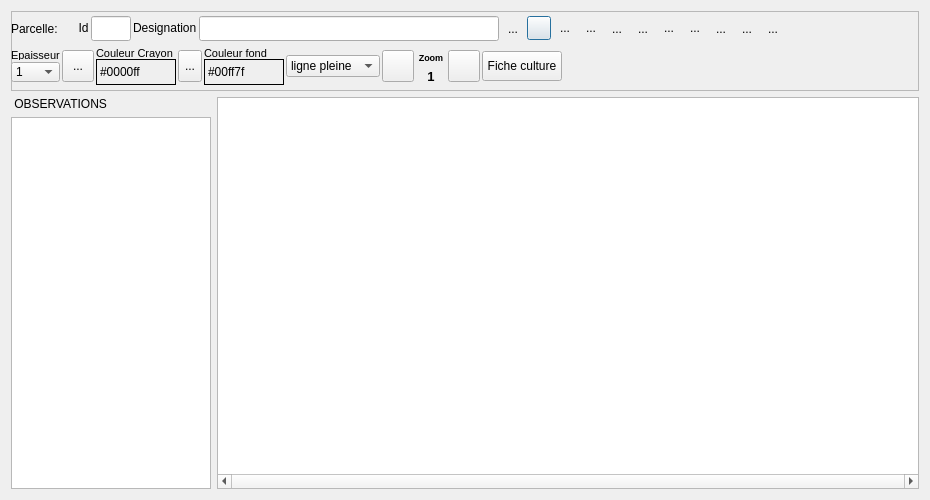
<?xml version="1.0" encoding="UTF-8"?>
<ui version="4.0">
 <class>detail_parcelle</class>
 <widget class="QDialog" name="detail_parcelle">
  <property name="geometry">
   <rect>
    <x>0</x>
    <y>0</y>
    <width>930</width>
    <height>500</height>
   </rect>
  </property>
  <property name="minimumSize">
   <size>
    <width>930</width>
    <height>500</height>
   </size>
  </property>
  <property name="windowTitle">
   <string>Détail d'une parcelle</string>
  </property>
  <layout class="QHBoxLayout" name="horizontalLayout_3">
   <item>
    <layout class="QVBoxLayout" name="verticalLayout_4">
     <item>
      <widget class="QFrame" name="frame">
       <property name="minimumSize">
        <size>
         <width>0</width>
         <height>80</height>
        </size>
       </property>
       <property name="frameShape">
        <enum>QFrame::StyledPanel</enum>
       </property>
       <property name="frameShadow">
        <enum>QFrame::Raised</enum>
       </property>
       <widget class="QWidget" name="layoutWidget">
        <property name="geometry">
         <rect>
          <x>0</x>
          <y>0</y>
          <width>1726</width>
          <height>80</height>
         </rect>
        </property>
        <layout class="QVBoxLayout" name="verticalLayout_2">
         <property name="spacing">
          <number>2</number>
         </property>
         <item>
          <layout class="QHBoxLayout" name="horizontalLayout_2">
           <item>
            <widget class="QLabel" name="label">
             <property name="text">
              <string>Parcelle: </string>
             </property>
            </widget>
           </item>
           <item>
            <widget class="QLabel" name="label_parcelle">
             <property name="text">
              <string/>
             </property>
            </widget>
           </item>
           <item>
            <widget class="QLabel" name="label_32">
             <property name="maximumSize">
              <size>
               <width>30</width>
               <height>24</height>
              </size>
             </property>
             <property name="text">
              <string>  Id</string>
             </property>
            </widget>
           </item>
           <item>
            <widget class="QLineEdit" name="lineEdit_Id_Item">
             <property name="minimumSize">
              <size>
               <width>40</width>
               <height>25</height>
              </size>
             </property>
             <property name="maximumSize">
              <size>
               <width>40</width>
               <height>25</height>
              </size>
             </property>
             <property name="readOnly">
              <bool>true</bool>
             </property>
            </widget>
           </item>
           <item>
            <widget class="QLabel" name="label_33">
             <property name="maximumSize">
              <size>
               <width>100</width>
               <height>24</height>
              </size>
             </property>
             <property name="text">
              <string>Designation</string>
             </property>
            </widget>
           </item>
           <item>
            <widget class="QLineEdit" name="lineEdit_Nom_item">
             <property name="minimumSize">
              <size>
               <width>200</width>
               <height>25</height>
              </size>
             </property>
             <property name="maximumSize">
              <size>
               <width>300</width>
               <height>25</height>
              </size>
             </property>
             <property name="toolTip">
              <string>Désignation de la parcelle sélectionnée</string>
             </property>
            </widget>
           </item>
           <item>
            <widget class="QToolButton" name="toolButton">
             <property name="toolTip">
              <string>Valider la désignation et les commentaires</string>
             </property>
             <property name="text">
              <string>...</string>
             </property>
             <property name="icon">
              <iconset resource="../openjardin.qrc">
               <normaloff>:/images/Valider.png</normaloff>:/images/Valider.png</iconset>
             </property>
             <property name="iconSize">
              <size>
               <width>24</width>
               <height>24</height>
              </size>
             </property>
             <property name="autoRaise">
              <bool>true</bool>
             </property>
            </widget>
           </item>
           <item>
            <widget class="QPushButton" name="pushButton_ouvrir">
             <property name="maximumSize">
              <size>
               <width>24</width>
               <height>24</height>
              </size>
             </property>
             <property name="toolTip">
              <string>Ouvre un plan existant</string>
             </property>
             <property name="text">
              <string/>
             </property>
             <property name="icon">
              <iconset resource="../openjardin.qrc">
               <normaloff>:/images/open_48.png</normaloff>:/images/open_48.png</iconset>
             </property>
             <property name="iconSize">
              <size>
               <width>24</width>
               <height>24</height>
              </size>
             </property>
            </widget>
           </item>
           <item>
            <widget class="QToolButton" name="toolButton_Sauver">
             <property name="minimumSize">
              <size>
               <width>24</width>
               <height>24</height>
              </size>
             </property>
             <property name="maximumSize">
              <size>
               <width>24</width>
               <height>24</height>
              </size>
             </property>
             <property name="toolTip">
              <string>Enregistre le plan pour cette parcelle</string>
             </property>
             <property name="text">
              <string>...</string>
             </property>
             <property name="icon">
              <iconset resource="../openjardin.qrc">
               <normaloff>:/images/save_48.png</normaloff>:/images/save_48.png</iconset>
             </property>
             <property name="iconSize">
              <size>
               <width>24</width>
               <height>24</height>
              </size>
             </property>
             <property name="autoRaise">
              <bool>true</bool>
             </property>
            </widget>
           </item>
           <item>
            <widget class="QToolButton" name="toolButton_save_as">
             <property name="minimumSize">
              <size>
               <width>24</width>
               <height>24</height>
              </size>
             </property>
             <property name="maximumSize">
              <size>
               <width>24</width>
               <height>24</height>
              </size>
             </property>
             <property name="toolTip">
              <string>Enregistrer le plan sous..</string>
             </property>
             <property name="text">
              <string>...</string>
             </property>
             <property name="icon">
              <iconset resource="../openjardin.qrc">
               <normaloff>:/images/save_as_48.png</normaloff>:/images/save_as_48.png</iconset>
             </property>
             <property name="iconSize">
              <size>
               <width>24</width>
               <height>24</height>
              </size>
             </property>
             <property name="autoRaise">
              <bool>true</bool>
             </property>
            </widget>
           </item>
           <item>
            <widget class="QToolButton" name="toolButtonUtilisation">
             <property name="toolTip">
              <string>Mode utilisation</string>
             </property>
             <property name="text">
              <string>...</string>
             </property>
             <property name="icon">
              <iconset resource="../openjardin.qrc">
               <normaloff>:/images/icones/utilisation.png</normaloff>:/images/icones/utilisation.png</iconset>
             </property>
             <property name="iconSize">
              <size>
               <width>24</width>
               <height>24</height>
              </size>
             </property>
             <property name="checkable">
              <bool>true</bool>
             </property>
             <property name="autoRaise">
              <bool>true</bool>
             </property>
            </widget>
           </item>
           <item>
            <widget class="QToolButton" name="toolButton_modification">
             <property name="toolTip">
              <string>Mode dessin</string>
             </property>
             <property name="text">
              <string>...</string>
             </property>
             <property name="icon">
              <iconset resource="../openjardin.qrc">
               <normaloff>:/images/pen_48.png</normaloff>:/images/pen_48.png</iconset>
             </property>
             <property name="iconSize">
              <size>
               <width>24</width>
               <height>24</height>
              </size>
             </property>
             <property name="checkable">
              <bool>true</bool>
             </property>
             <property name="autoRaise">
              <bool>true</bool>
             </property>
            </widget>
           </item>
           <item>
            <widget class="QToolButton" name="toolButton_AjoutRectangle">
             <property name="minimumSize">
              <size>
               <width>24</width>
               <height>24</height>
              </size>
             </property>
             <property name="maximumSize">
              <size>
               <width>24</width>
               <height>24</height>
              </size>
             </property>
             <property name="toolTip">
              <string>Dessiner un rectangle</string>
             </property>
             <property name="text">
              <string>...</string>
             </property>
             <property name="icon">
              <iconset resource="../openjardin.qrc">
               <normaloff>:/images/1474941749_Restangle.png</normaloff>:/images/1474941749_Restangle.png</iconset>
             </property>
             <property name="iconSize">
              <size>
               <width>24</width>
               <height>24</height>
              </size>
             </property>
             <property name="autoRaise">
              <bool>true</bool>
             </property>
            </widget>
           </item>
           <item>
            <widget class="QToolButton" name="toolButton_AjoutCercle">
             <property name="minimumSize">
              <size>
               <width>24</width>
               <height>24</height>
              </size>
             </property>
             <property name="maximumSize">
              <size>
               <width>24</width>
               <height>24</height>
              </size>
             </property>
             <property name="toolTip">
              <string>Dessiner un cercle</string>
             </property>
             <property name="text">
              <string>...</string>
             </property>
             <property name="icon">
              <iconset resource="../openjardin.qrc">
               <normaloff>:/images/1474941775_Ellipse.png</normaloff>:/images/1474941775_Ellipse.png</iconset>
             </property>
             <property name="iconSize">
              <size>
               <width>24</width>
               <height>24</height>
              </size>
             </property>
             <property name="autoRaise">
              <bool>true</bool>
             </property>
            </widget>
           </item>
           <item>
            <widget class="QToolButton" name="toolButton_devant">
             <property name="toolTip">
              <string>mettre en avant</string>
             </property>
             <property name="text">
              <string>...</string>
             </property>
             <property name="icon">
              <iconset resource="../openjardin.qrc">
               <normaloff>:/images/bringToFront.png</normaloff>:/images/bringToFront.png</iconset>
             </property>
             <property name="iconSize">
              <size>
               <width>24</width>
               <height>24</height>
              </size>
             </property>
             <property name="autoRaise">
              <bool>true</bool>
             </property>
            </widget>
           </item>
           <item>
            <widget class="QToolButton" name="toolButton_supprimer">
             <property name="toolTip">
              <string>Supprimer l'objet</string>
             </property>
             <property name="text">
              <string>...</string>
             </property>
             <property name="icon">
              <iconset resource="../openjardin.qrc">
               <normaloff>:/images/delete.png</normaloff>:/images/delete.png</iconset>
             </property>
             <property name="iconSize">
              <size>
               <width>24</width>
               <height>24</height>
              </size>
             </property>
             <property name="autoRaise">
              <bool>true</bool>
             </property>
            </widget>
           </item>
           <item>
            <widget class="QToolButton" name="toolButton_2">
             <property name="toolTip">
              <string>Quitter </string>
             </property>
             <property name="text">
              <string>...</string>
             </property>
             <property name="icon">
              <iconset resource="../openjardin.qrc">
               <normaloff>:/images/icones/quitter.png</normaloff>:/images/icones/quitter.png</iconset>
             </property>
             <property name="iconSize">
              <size>
               <width>24</width>
               <height>24</height>
              </size>
             </property>
             <property name="autoRaise">
              <bool>true</bool>
             </property>
            </widget>
           </item>
           <item>
            <spacer name="horizontalSpacer">
             <property name="orientation">
              <enum>Qt::Horizontal</enum>
             </property>
             <property name="sizeHint" stdset="0">
              <size>
               <width>40</width>
               <height>20</height>
              </size>
             </property>
            </spacer>
           </item>
          </layout>
         </item>
         <item>
          <layout class="QHBoxLayout" name="horizontalLayout_26">
           <item>
            <layout class="QVBoxLayout" name="verticalLayout_3">
             <property name="spacing">
              <number>0</number>
             </property>
             <item>
              <widget class="QLabel" name="label_51">
               <property name="sizePolicy">
                <sizepolicy hsizetype="Minimum" vsizetype="Minimum">
                 <horstretch>0</horstretch>
                 <verstretch>0</verstretch>
                </sizepolicy>
               </property>
               <property name="maximumSize">
                <size>
                 <width>16777215</width>
                 <height>10</height>
                </size>
               </property>
               <property name="font">
                <font>
                 <pointsize>8</pointsize>
                </font>
               </property>
               <property name="text">
                <string>Epaisseur</string>
               </property>
              </widget>
             </item>
             <item>
              <widget class="QComboBox" name="comboBox_epaisseurLignes_P">
               <property name="sizePolicy">
                <sizepolicy hsizetype="Minimum" vsizetype="Minimum">
                 <horstretch>0</horstretch>
                 <verstretch>0</verstretch>
                </sizepolicy>
               </property>
               <property name="minimumSize">
                <size>
                 <width>0</width>
                 <height>18</height>
                </size>
               </property>
               <property name="maximumSize">
                <size>
                 <width>16777215</width>
                 <height>20</height>
                </size>
               </property>
               <property name="toolTip">
                <string>Définir l'épaisseur de la ligne</string>
               </property>
               <item>
                <property name="text">
                 <string>1</string>
                </property>
               </item>
               <item>
                <property name="text">
                 <string>2</string>
                </property>
               </item>
               <item>
                <property name="text">
                 <string>3</string>
                </property>
               </item>
               <item>
                <property name="text">
                 <string>4</string>
                </property>
               </item>
               <item>
                <property name="text">
                 <string>5</string>
                </property>
               </item>
               <item>
                <property name="text">
                 <string>6</string>
                </property>
               </item>
               <item>
                <property name="text">
                 <string>7</string>
                </property>
               </item>
               <item>
                <property name="text">
                 <string>8</string>
                </property>
               </item>
               <item>
                <property name="text">
                 <string>9</string>
                </property>
               </item>
               <item>
                <property name="text">
                 <string>10</string>
                </property>
               </item>
              </widget>
             </item>
            </layout>
           </item>
           <item>
            <widget class="QToolButton" name="toolButton_CouleurCrayon">
             <property name="minimumSize">
              <size>
               <width>32</width>
               <height>32</height>
              </size>
             </property>
             <property name="maximumSize">
              <size>
               <width>32</width>
               <height>32</height>
              </size>
             </property>
             <property name="toolTip">
              <string>Choisir la couleur des lignes et caractères</string>
             </property>
             <property name="text">
              <string>...</string>
             </property>
             <property name="icon">
              <iconset resource="../openjardin.qrc">
               <normaloff>:/images/textcolor.png</normaloff>:/images/textcolor.png</iconset>
             </property>
             <property name="iconSize">
              <size>
               <width>32</width>
               <height>32</height>
              </size>
             </property>
            </widget>
           </item>
           <item>
            <layout class="QVBoxLayout" name="verticalLayout_15">
             <property name="spacing">
              <number>1</number>
             </property>
             <item>
              <widget class="QLabel" name="label_49">
               <property name="maximumSize">
                <size>
                 <width>16777215</width>
                 <height>10</height>
                </size>
               </property>
               <property name="font">
                <font>
                 <pointsize>8</pointsize>
                </font>
               </property>
               <property name="text">
                <string>Couleur Crayon</string>
               </property>
              </widget>
             </item>
             <item>
              <widget class="QLabel" name="label_couleurPolyline_Pen">
               <property name="minimumSize">
                <size>
                 <width>80</width>
                 <height>0</height>
                </size>
               </property>
               <property name="maximumSize">
                <size>
                 <width>80</width>
                 <height>16777215</height>
                </size>
               </property>
               <property name="toolTip">
                <string>Couleur du trait de la parcelle ou ligne</string>
               </property>
               <property name="frameShape">
                <enum>QFrame::Panel</enum>
               </property>
               <property name="text">
                <string>#0000ff</string>
               </property>
              </widget>
             </item>
            </layout>
           </item>
           <item>
            <widget class="QToolButton" name="toolButton_CouleurFond">
             <property name="maximumSize">
              <size>
               <width>32</width>
               <height>32</height>
              </size>
             </property>
             <property name="toolTip">
              <string>Choisir la couleur de la parcelle</string>
             </property>
             <property name="text">
              <string>...</string>
             </property>
             <property name="icon">
              <iconset resource="../openjardin.qrc">
               <normaloff>:/images/colorpalette.png</normaloff>:/images/colorpalette.png</iconset>
             </property>
             <property name="iconSize">
              <size>
               <width>32</width>
               <height>32</height>
              </size>
             </property>
            </widget>
           </item>
           <item>
            <layout class="QVBoxLayout" name="verticalLayout_16">
             <property name="spacing">
              <number>1</number>
             </property>
             <item>
              <widget class="QLabel" name="label_50">
               <property name="maximumSize">
                <size>
                 <width>16777215</width>
                 <height>10</height>
                </size>
               </property>
               <property name="font">
                <font>
                 <pointsize>8</pointsize>
                </font>
               </property>
               <property name="text">
                <string>Couleur fond</string>
               </property>
              </widget>
             </item>
             <item>
              <widget class="QLabel" name="label_couleurPolyline_P_background">
               <property name="minimumSize">
                <size>
                 <width>80</width>
                 <height>0</height>
                </size>
               </property>
               <property name="maximumSize">
                <size>
                 <width>80</width>
                 <height>16777215</height>
                </size>
               </property>
               <property name="toolTip">
                <string>Couleur du fond de la parcelle</string>
               </property>
               <property name="frameShape">
                <enum>QFrame::Panel</enum>
               </property>
               <property name="text">
                <string>#00ff7f</string>
               </property>
              </widget>
             </item>
            </layout>
           </item>
           <item>
            <widget class="QComboBox" name="comboBox_typeLigne_P">
             <property name="toolTip">
              <string>Définir le type de ligne</string>
             </property>
             <item>
              <property name="text">
               <string>ligne pleine</string>
              </property>
             </item>
             <item>
              <property name="text">
               <string>tirets longs</string>
              </property>
             </item>
             <item>
              <property name="text">
               <string>tirets courts</string>
              </property>
             </item>
             <item>
              <property name="text">
               <string>axe</string>
              </property>
             </item>
            </widget>
           </item>
           <item>
            <widget class="QPushButton" name="pushButton_zoomIn">
             <property name="minimumSize">
              <size>
               <width>32</width>
               <height>32</height>
              </size>
             </property>
             <property name="maximumSize">
              <size>
               <width>32</width>
               <height>32</height>
              </size>
             </property>
             <property name="font">
              <font>
               <pointsize>16</pointsize>
              </font>
             </property>
             <property name="toolTip">
              <string>Zoom +</string>
             </property>
             <property name="text">
              <string/>
             </property>
             <property name="icon">
              <iconset resource="../openjardin.qrc">
               <normaloff>:/images/zoomin.png</normaloff>:/images/zoomin.png</iconset>
             </property>
             <property name="iconSize">
              <size>
               <width>28</width>
               <height>28</height>
              </size>
             </property>
            </widget>
           </item>
           <item>
            <layout class="QVBoxLayout" name="verticalLayout_25">
             <item>
              <widget class="QLabel" name="label_53">
               <property name="font">
                <font>
                 <pointsize>7</pointsize>
                 <weight>75</weight>
                 <bold>true</bold>
                </font>
               </property>
               <property name="text">
                <string>Zoom</string>
               </property>
               <property name="alignment">
                <set>Qt::AlignCenter</set>
               </property>
              </widget>
             </item>
             <item>
              <widget class="QLabel" name="label_zoom">
               <property name="minimumSize">
                <size>
                 <width>30</width>
                 <height>0</height>
                </size>
               </property>
               <property name="font">
                <font>
                 <pointsize>10</pointsize>
                 <weight>75</weight>
                 <bold>true</bold>
                </font>
               </property>
               <property name="toolTip">
                <string>Ratio du zoom</string>
               </property>
               <property name="text">
                <string>1</string>
               </property>
               <property name="alignment">
                <set>Qt::AlignCenter</set>
               </property>
              </widget>
             </item>
            </layout>
           </item>
           <item>
            <widget class="QPushButton" name="pushButton_ZoomOut">
             <property name="minimumSize">
              <size>
               <width>32</width>
               <height>32</height>
              </size>
             </property>
             <property name="maximumSize">
              <size>
               <width>32</width>
               <height>32</height>
              </size>
             </property>
             <property name="font">
              <font>
               <pointsize>16</pointsize>
              </font>
             </property>
             <property name="toolTip">
              <string>Zoom -</string>
             </property>
             <property name="text">
              <string/>
             </property>
             <property name="icon">
              <iconset resource="../openjardin.qrc">
               <normaloff>:/images/zoomout.png</normaloff>:/images/zoomout.png</iconset>
             </property>
             <property name="iconSize">
              <size>
               <width>28</width>
               <height>28</height>
              </size>
             </property>
            </widget>
           </item>
           <item>
            <widget class="QPushButton" name="pushButton_Affiches_fiche">
             <property name="maximumSize">
              <size>
               <width>16777215</width>
               <height>30</height>
              </size>
             </property>
             <property name="toolTip">
              <string>Afficher la fiche culture correspondante à la parcelle</string>
             </property>
             <property name="text">
              <string>Fiche culture</string>
             </property>
             <property name="icon">
              <iconset resource="../openjardin.qrc">
               <normaloff>:/images/motoculteur.png</normaloff>:/images/motoculteur.png</iconset>
             </property>
             <property name="iconSize">
              <size>
               <width>20</width>
               <height>20</height>
              </size>
             </property>
            </widget>
           </item>
           <item>
            <spacer name="horizontalSpacer_2">
             <property name="orientation">
              <enum>Qt::Horizontal</enum>
             </property>
             <property name="sizeHint" stdset="0">
              <size>
               <width>29</width>
               <height>37</height>
              </size>
             </property>
            </spacer>
           </item>
          </layout>
         </item>
        </layout>
       </widget>
      </widget>
     </item>
     <item>
      <layout class="QHBoxLayout" name="horizontalLayout">
       <item>
        <layout class="QVBoxLayout" name="verticalLayout">
         <item>
          <widget class="QLabel" name="label_2">
           <property name="text">
            <string> OBSERVATIONS</string>
           </property>
          </widget>
         </item>
         <item>
          <widget class="QTextEdit" name="textEdit_plan_commentaires">
           <property name="minimumSize">
            <size>
             <width>200</width>
             <height>25</height>
            </size>
           </property>
           <property name="maximumSize">
            <size>
             <width>200</width>
             <height>16777215</height>
            </size>
           </property>
           <property name="toolTip">
            <string>Observations sur la parcelle sélectionnée</string>
           </property>
           <property name="frameShape">
            <enum>QFrame::StyledPanel</enum>
           </property>
          </widget>
         </item>
        </layout>
       </item>
       <item>
        <widget class="QGraphicsView" name="graphicsView">
         <property name="minimumSize">
          <size>
           <width>700</width>
           <height>300</height>
          </size>
         </property>
         <property name="maximumSize">
          <size>
           <width>16777215</width>
           <height>16777215</height>
          </size>
         </property>
         <property name="mouseTracking">
          <bool>true</bool>
         </property>
         <property name="toolTip">
          <string/>
         </property>
         <property name="verticalScrollBarPolicy">
          <enum>Qt::ScrollBarAsNeeded</enum>
         </property>
         <property name="horizontalScrollBarPolicy">
          <enum>Qt::ScrollBarAlwaysOn</enum>
         </property>
         <property name="alignment">
          <set>Qt::AlignLeading|Qt::AlignLeft|Qt::AlignTop</set>
         </property>
         <property name="dragMode">
          <enum>QGraphicsView::NoDrag</enum>
         </property>
        </widget>
       </item>
      </layout>
     </item>
    </layout>
   </item>
  </layout>
 </widget>
 <resources>
  <include location="../openjardin.qrc"/>
 </resources>
 <connections/>
</ui>
